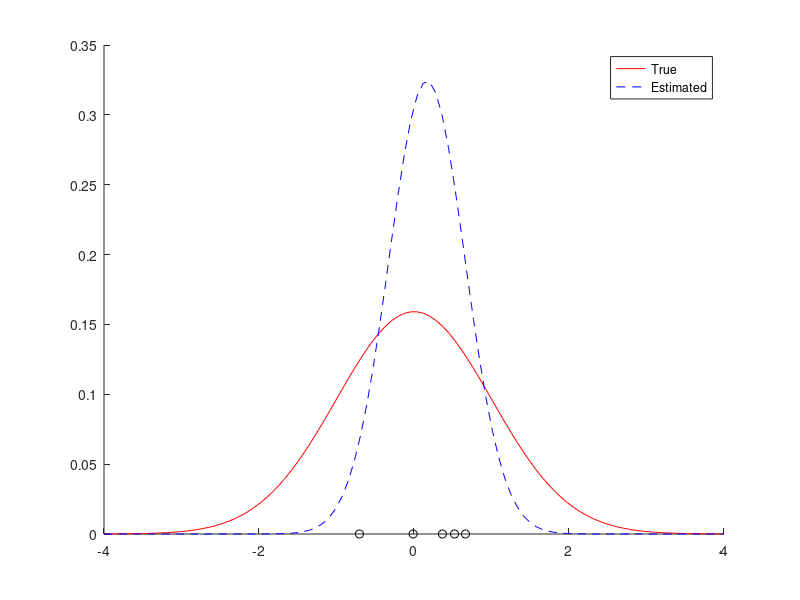

Source code (MATLAB):
n=5; m=0; s=1; x=s*randn(n,1)+m; mh=mean(x); sh=std(x,1);
X=linspace(-4,4,100); Y=exp(-(X-m).^2./(2*s^2))/(2*pi*s);
Yh=exp(-(X-mh).^2./(2*sh^2))/(2*pi*sh);

figure(1); clf; hold on; 
plot(X,Y,'r-',X,Yh,'b--',x,zeros(size(x)),'ko');
legend('True','Estimated');
